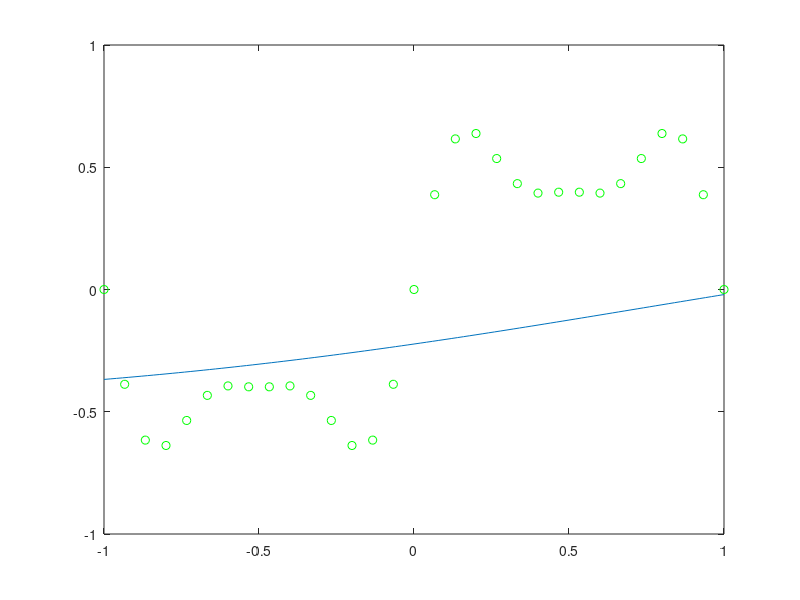

The MATLAB script that drew this image: (Note: this script raises an error after producing the figure.)
% Cretae training data
numPts = 31;
x = linspace(-1, 1, numPts)';
y = 0.6*sin(pi*x) + 0.3*sin(3*pi*x) + 0.1*sin(5*pi*x);
trn_data = [x y];

hidden_n = 10;
train_opt = [0.001 0.01 0.1 5000];
mlp_config = [1 3 1];
task = 'SISO'; % Default data file is bipxor.dat 

tolerance = train_opt(1);	% Stop learning once RMSE is below tolerance
eta = train_opt(2);		% Learning rate
alpha = train_opt(3);		% Momentum term
max_epoch = train_opt(4);	% Max. training epochs
in_n = mlp_config(1);		% Number of inputs
hidden_n = mlp_config(2);	% Number of hidden units
out_n = mlp_config(3);		% Number of outputs

rand('uniform');		% Uniform random number
weight_range = .5;		% Range for initial weights
[data_n, col_n] = size(trn_data);
if in_n + out_n ~= col_n,
	error('Given data mismatches given I/O numbers!');
end
IN = trn_data(:, 1:in_n);
target = trn_data(:, in_n+1:in_n+out_n);

% ====== Initialize weights
W1 = weight_range*2*(rand(in_n+1,hidden_n) - 0.5);	% The last row is bias
W2 = weight_range*2*(rand(hidden_n+1,out_n) - 0.5);	% The last row is bias 

dW1_old = zeros(size(W1));
dW2_old = zeros(size(W2));
one = ones(data_n, 1);
finished = 0;
epoch = 1;
RMSE = -ones(max_epoch, 1);	% Root mean squared error
point_n = 101;
dense_input = linspace(-1, 1, point_n)';

while finished == 0
	% Forward pass
	X1 = tanh([IN one]*W1);	% Output of layer 1 (hidden layer)
	X2 = tanh([X1 one]*W2);	% Output of layer 2 (output layer)
	diff = target - X2;	% error

	% BP for output layer
	dE_dX2 = -(target - X2);	% dE/dX1
	dE_dW2 = [X1 one]'*(dE_dX2.*(1+X2).*(1-X2));
	dW2 = -eta*dE_dW2 + alpha*dW2_old;
	dW2_old = dW2;
	W2 = W2 + dW2;

	% BP for hidden layer
	dE_dX1 = dE_dX2.*(1-X2).*(1+X2)*W2(1:hidden_n,:)';	% dE/dX1
	dE_dW1 = [IN one]'*(dE_dX1.*(1+X1).*(1-X1));
	dW1 = -eta*dE_dW1 + alpha*dW1_old;
	dW1_old = dW1;
	W1 = W1 + dW1;

	% Check if finished 
	RMSE(epoch) = sqrt(sum(sum(diff.^2))/length(diff(:)));
	if RMSE(epoch) < tolerance
		finished = 1;
	end

	% Print out RMSE 
	fprintf('epoch %.0f:  RMSE = %.3f\n',epoch, RMSE(epoch));

	% Jump out of loop if max epoch is reached 
	if epoch == max_epoch,
		break;
	end

	% Animation
	dense_output = tanh([tanh([dense_input ones(point_n,1)]*W1) ones(point_n,1)]*W2);
 	if epoch == 1;
		plot(x, y, 'go');
		axis([-1 1 -1 1]);
		lineH = line(dense_input, dense_output);
		set(lineH, 'erasemode', 'xor');
	else
		set(lineH, 'ydata', dense_output);
	end
	drawnow;

	epoch = epoch + 1;
end

set(gca, 'box', 'on');
RMSE(find(RMSE==-1)) = [];	% Get rid of extra elements in RMSE.
weight_file = [task '.wts'];
eval(['save ',weight_file,' W1 W2']);	% Save the trained weights to a file
fprintf('\nTotal number of epochs: %g\n', epoch-1);
fprintf('Final RMSE: %g\n', RMSE(epoch-1));
figure; plot(1:length(RMSE), RMSE, '-', 1:length(RMSE), RMSE, 'o');
xlabel('Epochs'); ylabel('RMSE (Root mean squared error)');
